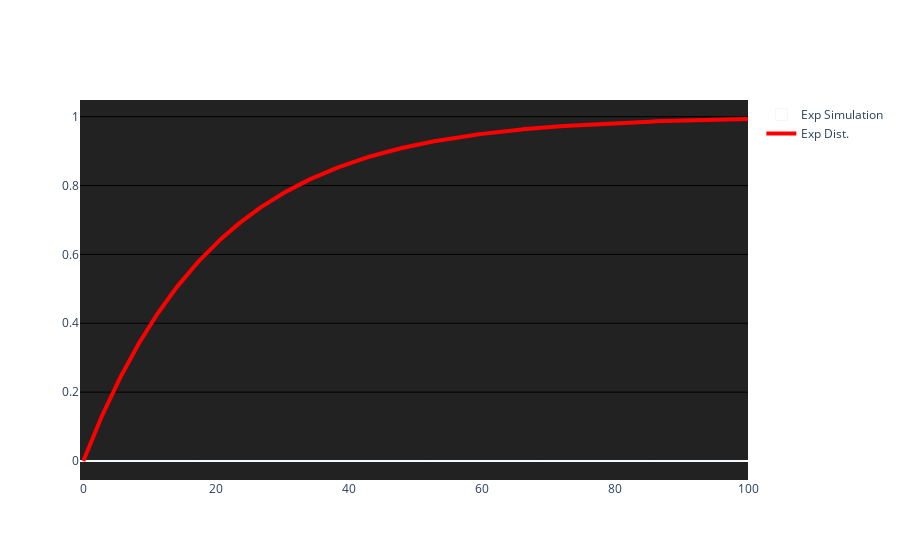

Source (notebook cell):
### Code cell
maxExpX = round(iterNum * expInterval)
precise = 1000
xList = np.linspace(0, maxExpX, precise)
yList = [expDistCDF(x, l / (iterNum * expInterval)) for x in xList]

fig = go.Figure()
fig.add_trace(go.Bar(y=ExpCDFRVList[:maxExpX], name='Exp Simulation', marker_color='white', width=1))
fig.add_trace(go.Scatter(x=xList, y=yList, mode='lines', name='Exp Dist.', line_color='red', line=dict(width=4)))
fig.update_layout(plot_bgcolor="#222222")
fig.update_yaxes(showgrid=True, gridwidth=1, gridcolor='black')
fig.show()

# fig.write_image("ExpSimulationCDFPlot.svg")

### Figure 1 — Plotly figure (JSON) as saved in the notebook; plotly's stock layout.template omitted (floating-point values rounded to 4 significant figures; data arrays with more than 128 entries replaced by an {"elided": "..."} marker saying what was removed)
{"data": [{"marker": {"color": "white"}, "name": "Exp Simulation", "type": "bar", "width": 1, "y": [0, 0, 0, 0, 0, 0, 0, 0, 0, 0, 0, 0, 0, 0, 0, 0, 0, 0, 0, 0, 0, 0, 0, 0, 0, 0, 0, 0, 0, 0, 0, 0, 0, 0, 0, 0, 0, 0, 0, 0, 0, 0, 0, 0, 0, 0, 0, 0, 0, 0, 0, 0, 0, 0, 0, 0, 0, 0, 0, 0, 0, 0, 0, 0, 0, 0, 0, 0, 0, 0, 0, 0, 0, 0, 0, 0, 0, 0, 0, 0, 0, 0, 0, 0, 0, 0, 0, 0, 0, 0, 0, 0, 0, 0, 0, 0, 0, 0, 0, 0]}, {"line": {"color": "red", "width": 4}, "mode": "lines", "name": "Exp Dist.", "type": "scatter", "x": {"elided": "1000 float values"}, "y": {"elided": "1000 float values"}}], "layout": {"plot_bgcolor": "#222222", "yaxis": {"gridcolor": "black", "gridwidth": 1, "showgrid": true}}}
